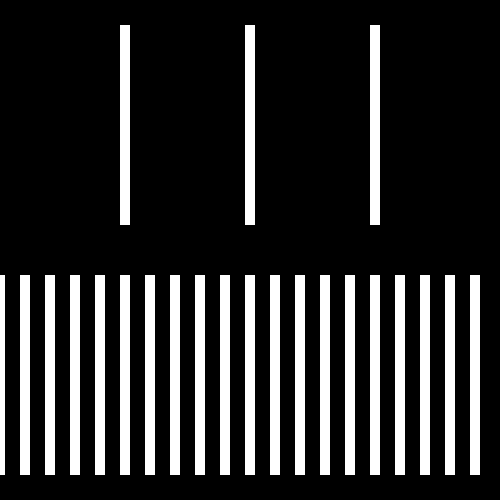
Frame 1 (no input)
Frame 60 (no input): identical to frame 1, image omitted
Frame 120 (the mouse pressed at the canvas centre since frame 60): identical to frame 1, image omitted

The p5.js sketch that drew this single still picture (run headless with seeded random() and noise() and a simulated clock; from frame 60 on, the mouse is pressed at the canvas centre):

// p5.js sketch
// ── sketch.js
// We declare the variables we'll use to size our rectangles.
// Note: we declare them OUTSIDE of the setup() function. This makes them 'global variables' that we can access in the draw() function, or in any other function.
var rectW;
var rectH;

function setup(){
   createCanvas(500,500);
   background(0);
   noStroke();

   // lets us place a rectangle according to its center instead of its top left corner
   rectMode(CENTER);

   // we now initialize our variables
   rectW = 10;
   rectH = height * .4;

   // first lets draw three rectangles on the upper half of the canvas
   rect(width * 0.25, height*0.25,rectW, rectH);
   rect(width * 0.5, height*0.25,rectW, rectH);
   rect(width * 0.75, height*0.25,rectW, rectH);

   // Now lets draw 20 rectangles on the second half of the canvas
   // But instead of typing rect(...) 20 times, we'll use a for loop:
   for (var i = 0; i < 20; i++){
      rect(i * (width/20), height*0.75,rectW, rectH);
   }
}


// we are not using the draw() function yet...
function draw(){

}
